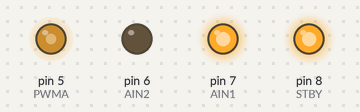
Bench run of a sketch on a simulated Arduino Uno, built with avr-gcc and run on an emulated ATmega328P. Parts: output pins drawn as LEDs (lit = HIGH).

Above: at 0.1 s.
Timing chart, 0 to 1.6 s (numbered marks = the images above):
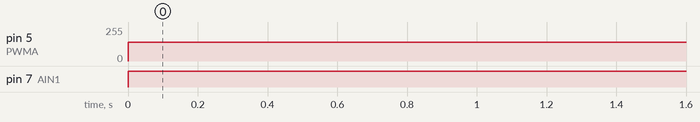

The sketch:

draiver_dvigatelei_1.ino
```cpp
int PWMA = 5;
int AIN1 = 7;
int AIN2 = 6;
int STBY = 8;

void setup()
{
  pinMode(PWMA,OUTPUT);
  pinMode(AIN1,OUTPUT);
  pinMode(AIN2,OUTPUT);
  pinMode(STBY,OUTPUT);
  digitalWrite(STBY,HIGH);
}
void loop()
{
  digitalWrite(AIN1,HIGH);
  digitalWrite(AIN2,LOW);
  analogWrite(PWMA,140);
}
```

Measured:
- by itself, pin 5 (PWMA): 0/255 → 140/255 at 0.00 s
- by itself, pin 7 (AIN1): LOW → HIGH at 0.00 s
